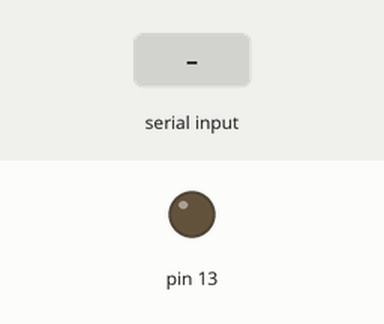
Simulated run of this sketch. Board: Arduino Uno, built with avr-gcc and run on an emulated ATmega328P. Shown: output pins drawn as LEDs (lit = HIGH). The test bench sets the inputs (shaded band).

Above: at 1.2 s.
1.3 s: "open" received over Serial
At 3.5 s:
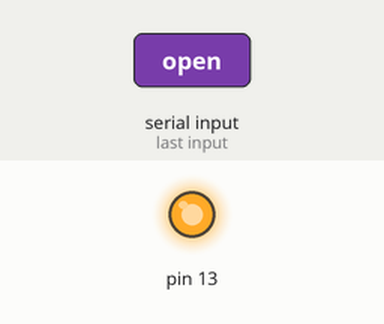
3.8 s: "close" received over Serial
At 5.6 s:
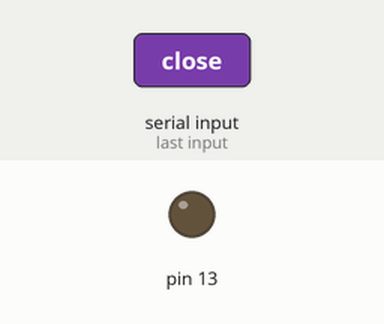
Timing chart, 0 to 7.1 s (numbered marks = the images above; inputs shaded):
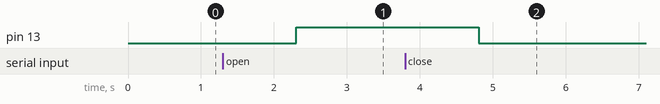

Measured:
- after the input at 1.3 s, pin 13: LOW → HIGH after 1.0 s
- after the input at 3.8 s, pin 13: HIGH → LOW after 1.0 s

The sketch:

SerialRecv.ino
```cpp
String recv;    //声明字符串变量 用于缓存接收到的数据

void serialEvent() {                  //串口事件服务程序
  recv = recv + Serial.readString();  //将新的字符串追加到recv字符串后面
}

void setup(){
  Serial.begin(9600);                 //串口波特率为9600
  pinMode(13, OUTPUT);                //D13为板载LED控制引脚
}

void loop(){
  if (recv.indexOf("open") >= 0) {    //判断recv字符串（缓存区）内是否包含open这个字符串
    digitalWrite(13,HIGH);            //包含 LED灯亮
    recv = "";                        //清空缓存
  }
  if (recv.indexOf("close") >= 0) {   //判断recv字符串（缓存区）内是否包含close这个字符串
    digitalWrite(13,LOW);             //包含 LED灯灭
    recv = "";                        //清空缓存
  }

  if (recv.length() > 100) {          //判断缓存区是否过大
    recv = "";                        //过大说明接收到了许多用不到的信息 清空缓存
  }
}
```
